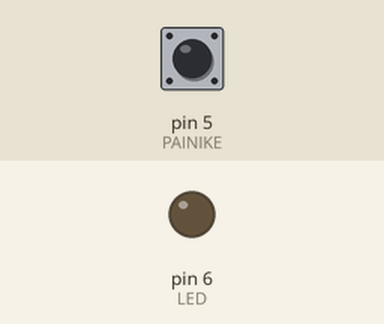
A sketch run on a simulated Arduino Uno, built with avr-gcc and run on an emulated ATmega328P. On the bench: output pins drawn as LEDs (lit = HIGH). Inputs (shaded band) come from the test bench; at power-on: pin 5 (PAINIKE) HIGH.

Above: at 1.2 s.
1.3 s: pin 5 (PAINIKE) pulled LOW for 0.15 s
At 1.37 s:
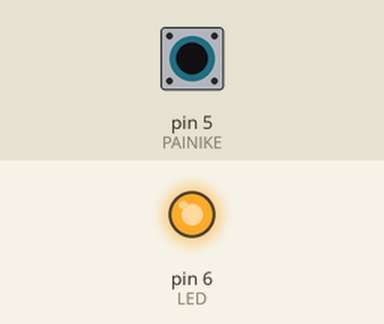
2.9 s: pin 5 (PAINIKE) pulled LOW for 3.2 s
At 7.5 s:
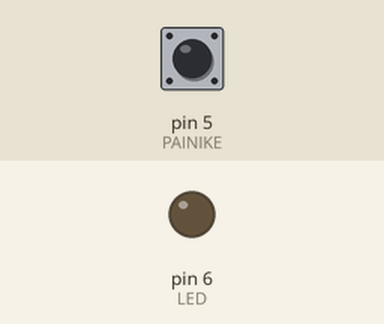
Timing chart, 0 to 9.0 s (numbered marks = the images above; inputs shaded):
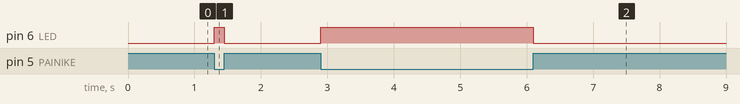

The sketch:

demotiedosto.ino
```cpp
#define LED 6
#define PAINIKE 5

void setup(){
  pinMode(LED, OUTPUT);
  pinMode(PAINIKE, INPUT_PULLUP);
}

void loop(){
  if(digitalRead(PAINIKE)==LOW){
    digitalWrite(LED, HIGH);
  }else{
    digitalWrite(LED, LOW);
  }
}
```

Measured:
- after the input at 1.3 s, pin 6 (LED): LOW → HIGH at once, → LOW 0.15 s later
- after the input at 2.9 s, pin 6 (LED): LOW → HIGH at once, → LOW 3.2 s later
